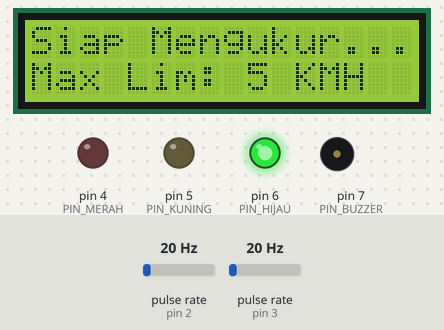
This sketch was run on a simulated Arduino Uno, built with avr-gcc and run on an emulated ATmega328P. Parts: 16×2 character LCD, output pins drawn as LEDs (lit = HIGH), buzzer (waves = sounding, pin HIGH). Wiring (inferred from the names in the program): 2 × pulse sensor: data pin 2 / data pin 3. The test bench sets the inputs (shaded band); at power-on: pulse rate (sensors on pin 2, pin 3) 20 Hz.

Above: at 1.2 s.
1.3 s: pulse rate (sensor on pin 2) set to 50 Hz
At 1.81 s:
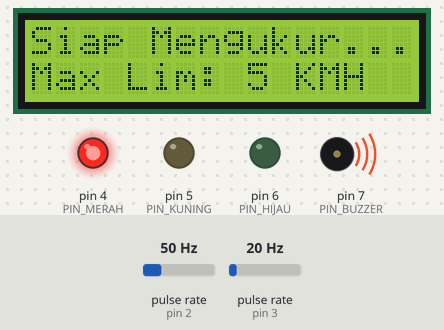
At 2.3 s:
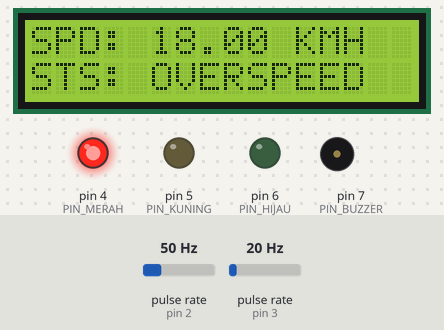
Timing chart, 0 to 8.4 s (numbered marks = the images above; inputs shaded):
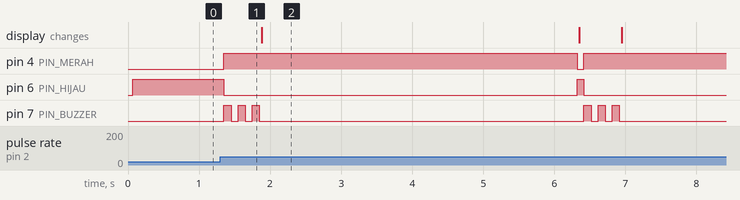

Measured:
- after the input at 1.3 s, pin 4 (PIN_MERAH): LOW → HIGH after 0.05 s, → LOW 5.0 s later, → HIGH 0.10 s later; pin 6 (PIN_HIJAU): HIGH → LOW after 0.05 s, → HIGH 5.0 s later, → LOW 0.10 s later; pin 7 (PIN_BUZZER): LOW → HIGH after 0.05 s, → LOW 0.10 s later, → HIGH 0.10 s later, → LOW 0.10 s later, … (12 changes in this stretch)

The sketch:

speed_tracker.ino
```cpp
//The program is supported by Gemini<3

#include <LiquidCrystal_I2C.h>
#include <Wire.h>

// === KONFIGURASI LCD ===
// Alamat default 0x27, jika tidak muncul teks ganti ke 0x3F
LiquidCrystal_I2C lcd(0x27, 16, 2);

// === DEFINISI PIN ===
const int PIN_MERAH   = 4;
const int PIN_KUNING  = 5;
const int PIN_HIJAU   = 6;
const int PIN_BUZZER  = 7;

// Pin Sensor (Gunakan pin Digital yang mendukung Interrupt)
const int PIN_IR1 = 2; // Sensor Awal
const int PIN_IR2 = 3; // Sensor Akhir

// === KONSTANTA PENGUKURAN ===
const float JARAK_SENSOR_M = 0.15; // Jarak fisik antar sensor (15 cm)
const int WAKTU_TAMPIL_HASIL = 5000; // Berapa lama hasil tampil di LCD (ms)

// === VARIABEL KONTROL (Volatile untuk Interrupt) ===
volatile unsigned long waktu_t1 = 0;
volatile unsigned long waktu_t2 = 0;
volatile bool siap_ukur = true;
volatile bool pengukuran_selesai = false;

float kecepatan_kmh = 0.0;
unsigned long waktu_reset_lcd = 0;

// --- FUNGSI BUZZER ---
void bunyiBuzzer(int jumlah_beep) {
  for (int i = 0; i < jumlah_beep; i++) {
    digitalWrite(PIN_BUZZER, HIGH);
    delay(100);
    digitalWrite(PIN_BUZZER, LOW);
    if (i < jumlah_beep - 1) delay(100);
  }
}

// --- INTERRUPT SERVICE ROUTINES (ISR) ---
void hitungT1() {
  if (siap_ukur) {
    waktu_t1 = micros();
    siap_ukur = false;
  }
}

void hitungT2() {
  if (!siap_ukur && !pengukuran_selesai) {
    waktu_t2 = micros();
    pengukuran_selesai = true;
    detachInterrupt(digitalPinToInterrupt(PIN_IR1));
    detachInterrupt(digitalPinToInterrupt(PIN_IR2));
  }
}

// --- FUNGSI RESET SISTEM ---
void resetPengukuran() {
  siap_ukur = true;
  pengukuran_selesai = false;

  // Standby: Lampu Hijau menyala
  digitalWrite(PIN_HIJAU, HIGH);
  digitalWrite(PIN_MERAH, LOW);
  digitalWrite(PIN_KUNING, LOW);

  attachInterrupt(digitalPinToInterrupt(PIN_IR1), hitungT1, RISING);
  attachInterrupt(digitalPinToInterrupt(PIN_IR2), hitungT2, RISING);

  lcd.clear();
  lcd.setCursor(0, 0);
  lcd.print("Siap Mengukur...");
  lcd.setCursor(0, 1);
  lcd.print("Max Lim: 5 KMH");

  waktu_reset_lcd = 0xFFFFFFFF; // Set ke nilai maksimal agar tidak ter-reset otomatis
}

// --- LOGIKA UTAMA TAMPILAN & INDIKATOR ---
void aturLampuDanTampilan(float kmh) {
  digitalWrite(PIN_HIJAU, LOW);
  digitalWrite(PIN_KUNING, LOW);
  digitalWrite(PIN_MERAH, LOW);

  String status_kecepatan = "";
  int jumlah_beep = 0;

  // LOGIKA: Batas maksimal 5 KMH
  if (kmh >= 5.0) {
    status_kecepatan = "OVERSPEED";
    digitalWrite(PIN_MERAH, HIGH);
    jumlah_beep = 3; // 3x Beep untuk bahaya
  }
  else if (kmh >= 2.0 && kmh < 5.0) {
    status_kecepatan = "NORMAL   ";
    digitalWrite(PIN_KUNING, HIGH);
    jumlah_beep = 2; // 2x Beep untuk peringatan
  }
  else {
    status_kecepatan = "RENDAH   ";
    digitalWrite(PIN_HIJAU, HIGH);
    jumlah_beep = 1; // 1x Beep
  }

  // Eksekusi Buzzer
  bunyiBuzzer(jumlah_beep);

  // Tampil LCD
  lcd.clear();
  lcd.setCursor(0, 0);
  lcd.print("SPD: ");
  lcd.print(kmh, 2);
  lcd.print(" KMH");

  lcd.setCursor(0, 1);
  lcd.print("STS: ");
  lcd.print(status_kecepatan);

  waktu_reset_lcd = millis() + WAKTU_TAMPIL_HASIL;
}

void setup() {
  Serial.begin(9600);

  lcd.init();
  lcd.backlight();

  pinMode(PIN_MERAH, OUTPUT);
  pinMode(PIN_KUNING, OUTPUT);
  pinMode(PIN_HIJAU, OUTPUT);
  pinMode(PIN_BUZZER, OUTPUT);

  pinMode(PIN_IR1, INPUT);
  pinMode(PIN_IR2, INPUT);

  resetPengukuran();
}

void loop() {
  // Jika pengukuran terdeteksi sensor akhir
  if (pengukuran_selesai) {
    unsigned long selisih_micros = waktu_t2 - waktu_t1;

    // Filter jika ada gangguan sinyal (kurang dari 1ms)
    if (selisih_micros < 1000) {
      resetPengukuran();
      return;
    }

    float selisih_detik = (float)selisih_micros / 1000000.0;
    float mps = JARAK_SENSOR_M / selisih_detik;
    kecepatan_kmh = mps * 3.6;

    aturLampuDanTampilan(kecepatan_kmh);
    pengukuran_selesai = false;
  }

  // Timeout: Jika sensor 1 kena tapi sensor 2 tidak kena dalam 5 detik
  if (!siap_ukur && !pengukuran_selesai && (micros() - waktu_t1 > 5000000)) {
    resetPengukuran();
  }

  // Kembali ke mode siap ukur setelah hasil tampil selesai
  if (millis() > waktu_reset_lcd) {
    resetPengukuran();
  }
}
```
